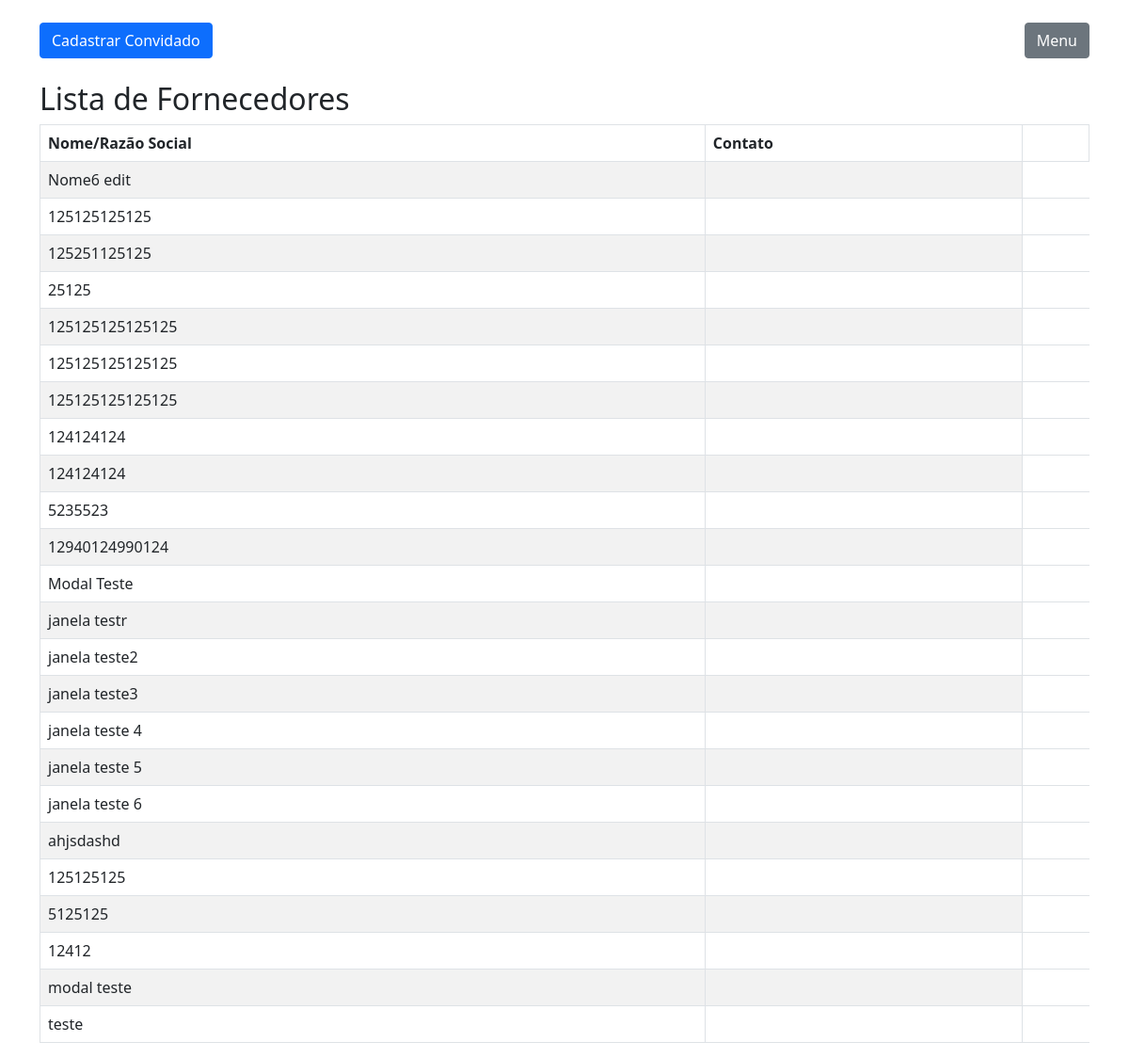
The page /convidados/ on the database its author committed.
### clube/models.py (models this page shows)
class Convidado(models.Model):
    nome = models.CharField(max_length=100)
    cpf = models.CharField(max_length=14)
    rg = models.CharField(max_length=20)
    celular = models.CharField(max_length=15)
    telefone = models.CharField(max_length=15)
    email = models.EmailField()

### clube/views.py (the view)
# urls.py: path('convidados/', ConvidadoListView.as_view(), name='convidado_list'),
class ConvidadoListView(ListView):
    model = Convidado
    template_name = 'convidado/convidado_list.html'

### clube/templates/convidado/convidado_list.html (shortened to what this page needs)
{% load crispy_forms_tags %}
<head>
    <link href="https://cdn.jsdelivr.net/npm/bootstrap@5.0.2/dist/css/bootstrap.min.css" rel="stylesheet">
</head>
<body>
    <br>
    <div class="container">
        <a class="btn btn-primary" href="{% url 'convidado_cadastrar' %}">Cadastrar Convidado</a>
        <a style="float: right;" class="btn btn-secondary" href="{% url 'index' %}">Menu</a>
        <br><br>
        <h2>Lista de Fornecedores</h2>
        <div class="table-responsive">
          <table class="table table-bordered table-striped">
            <thead>
              <tr>
                <th>Nome/Razão Social</th>
                <th>Contato</th>
                <th></th>
              </tr>
            </thead>
            <tbody>
              {% for convidado in object_list %}
                <tr>
                  <td>{{ convidado.nome }}</td>
                  <td>{{ convidado.contato }}</td>
                </tr>
              {% endfor %}
            </tbody>
          </table>
        </div>
</body>

### rows shown on the page
Convidado: nome "Nome6 edit"
Convidado: nome "125125125125"
Convidado: nome "125251125125"
Convidado: nome "25125"
Convidado: nome "125125125125125"
Convidado: nome "125125125125125"
Convidado: nome "125125125125125"
Convidado: nome "124124124"
Convidado: nome "124124124"
Convidado: nome "5235523"
Convidado: nome "12940124990124"
Convidado: nome "Modal Teste"
Convidado: nome "janela testr"
Convidado: nome "janela teste2"
Convidado: nome "janela teste3"
Convidado: nome "janela teste 4"
Convidado: nome "janela teste 5"
Convidado: nome "janela teste 6"
Convidado: nome "ahjsdashd"
Convidado: nome "125125125"
Convidado: nome "5125125"
Convidado: nome "12412"
Convidado: nome "modal teste"
Convidado: nome "teste"
